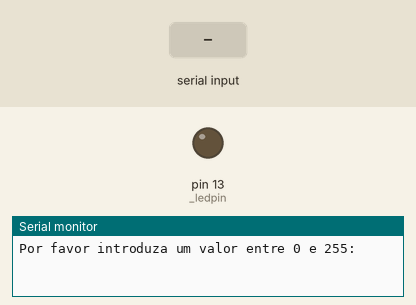
Recording of a sketch running on a simulated Arduino Uno, built with avr-gcc and run on an emulated ATmega328P. On the bench: output pins drawn as LEDs (lit = HIGH), the last lines printed to the serial monitor. The inputs (shaded band) are chosen by the test bench.

Above: at 1.2 s.
1.3 s: "200\n" received over Serial
At 3.5 s:
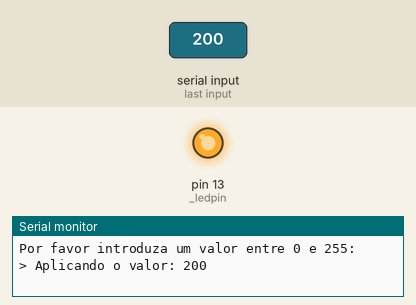
3.8 s: "90,45\n" received over Serial
At 5.7 s:
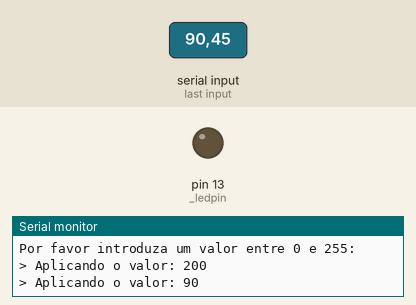
Timing chart, 0 to 7.2 s (numbered marks = the images above; inputs shaded):
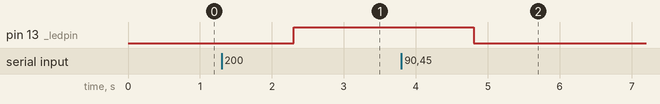

The sketch:

01-serial-dimmer.ino
```cpp
const int _ledpin = 13;

void setup(){
  Serial.begin(9600);
  pinMode(_ledpin, OUTPUT);
  Serial.println("Por favor introduza um valor entre 0 e 255:");
}

void loop(){

  if(Serial.available() > 0) {

    // Ler input e converter
    String value = Serial.readString();
    int n = value.toInt();

    // Apply
    if(n >= 0 && n <=255){
      Serial.print("> Aplicando o valor: ");
      Serial.println(n);
      analogWrite(_ledpin, n);

    // Invalid number
    } else {
      Serial.println("[!] Valor inválido! Introduza um valor entre 0 e 255:");
    }

  }
}
```

Measured:
- after the input at 1.3 s, pin 13 (_ledpin): LOW → HIGH after 1.0 s
- after the input at 3.8 s, pin 13 (_ledpin): HIGH → LOW after 1.0 s
